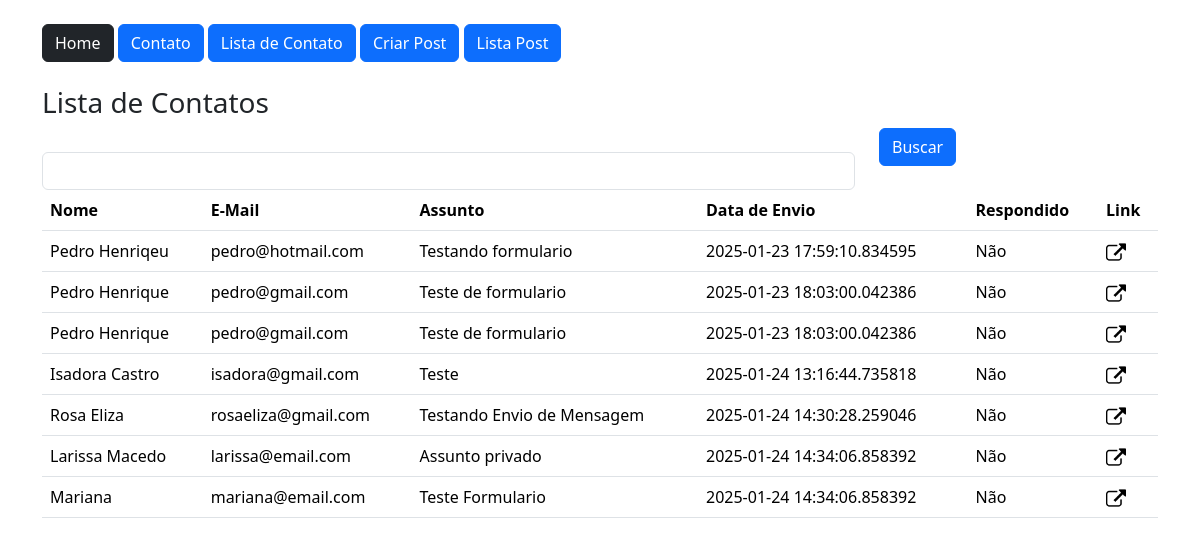
Page /contato/lista/ on the committed database.
### apps/models.py (models this page shows)
class Contato(db.Model):
    id = db.Column(db.Integer, primary_key=True)
    data_envio = db.Column(db.DateTime, default=datetime.now())
    nome = db.Column(db.String, nullable=True)
    email = db.Column(db.String, nullable=True)
    assunto = db.Column(db.String, nullable=True)
    mensagem = db.Column(db.String, nullable=True)
    respondido = db.Column(db.Integer, default=0)

### apps/views.py (the view)
@app.route('/contato/lista/')
def contato_lista():
    if request.method == 'GET':
        pesquisa = request.args.get('pesquisa', '')
    dados = Contato.query.order_by('data_envio')
    if pesquisa != '':
        dados = dados.filter_by(nome=pesquisa)
    context = {'dados': dados.all()}
    return render_template("contato_lista.html", context=context)

### apps/templates/contato_lista.html
{% extends 'base.html' %}
{% block content %}
    <div class="container mt-4">
        {% include 'nav.html' %}
        <div class="row mt-4">
            <h3>Lista de Contatos</h3>
            <form method="get" class="row">
                <div class="col-9 mt-4">
                    <input type="text" name="pesquisa" class="form-control">
                </div>
                <div class="col-3">
                    <button type="submit" class="btn btn-primary">Buscar</button>
                </div>
            </form>
            <div class="col-12">
                <table class="table">
                    <thead>
                        <tr>
                            <th>Nome</th>
                            <th>E-Mail</th>
                            <th>Assunto</th>
                            <th>Data de Envio</th>
                            <th>Respondido</th>
                            <th>Link</th>
                        </tr>
                    </thead>
                    <tbody>
                        {% for linha in context['dados'] %}
                        <tr>
                            <td>{{ linha.nome }}</td>
                            <td>{{ linha.email }}</td>
                            <td>{{ linha.assunto }}</td>
                            <td>{{ linha.data_envio }}</td>
                            <td>
                                {% if linha.respondido == 0 %}
                                    Não
                                {% else %}
                                    Sim
                                {% endif %}
                            </td>
                            <td>
                                <a
                                    href="{{ url_for('contatoDetail', id=linha.id) }}"> <img src="{{ url_for('static', filename='img/btn.png') }}" style="width: 20px;">
                                </a>
                            </td>
                        </tr>
                        {% endfor %}
                    </tbody>
                </table>
            </div>
        </div>
    </div>
{% endblock %}

### apps/templates/base.html (shortened to what this page needs)
<!DOCTYPE html>
<html lang="pt-BR">
<head>
    <link href="https://cdn.jsdelivr.net/npm/bootstrap@5.3.3/dist/css/bootstrap.min.css" rel="stylesheet">
</head>
<body>
    <section class="container-fluid">
        {% block content %} {% endblock %}
    </section>
</body>
</html>

### apps/templates/nav.html
<a href="/" class="btn btn-dark">Home</a>
<a href="{{url_for('pagina_contato')}}" class="btn btn-primary">Contato</a>
<a href="{{url_for('contato_lista')}}" class="btn btn-primary">Lista de Contato</a>
<a href="{{url_for('postnovo')}}" class="btn btn-primary">Criar Post</a>
<a href="{{url_for('postlista')}}" class="btn btn-primary">Lista Post</a>

### rows in the picture
Contato: nome "Pedro Henriqeu", email "pedro@hotmail.com", assunto "Testando formulario", data_envio "2025-01-23 17:59:10.834595", respondido "Não"
Contato: nome "Pedro Henrique", email "pedro@gmail.com", assunto "Teste de formulario", data_envio "2025-01-23 18:03:00.042386", respondido "Não"
Contato: nome "Pedro Henrique", email "pedro@gmail.com", assunto "Teste de formulario", data_envio "2025-01-23 18:03:00.042386", respondido "Não"
Contato: nome "Isadora Castro", email "isadora@gmail.com", assunto "Teste", data_envio "2025-01-24 13:16:44.735818", respondido "Não"
Contato: nome "Rosa Eliza", email "rosaeliza@gmail.com", assunto "Testando Envio de Mensagem", data_envio "2025-01-24 14:30:28.259046", respondido "Não"
Contato: nome "Larissa Macedo", email "larissa@email.com", assunto "Assunto privado", data_envio "2025-01-24 14:34:06.858392", respondido "Não"
Contato: nome "Mariana", email "mariana@email.com", assunto "Teste Formulario", data_envio "2025-01-24 14:34:06.858392", respondido "Não"
